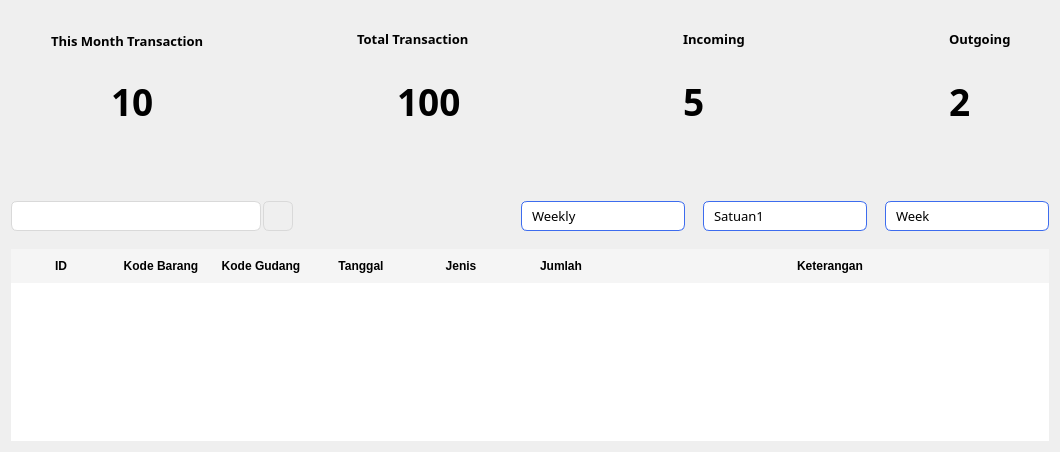
         <widget class="QWidget" name="page_4">
          <layout class="QGridLayout" name="gridLayout_17">
           <item row="0" column="0">
            <layout class="QGridLayout" name="gridLayout_10">
             <property name="verticalSpacing">
              <number>50</number>
             </property>
             <item row="0" column="0">
              <layout class="QHBoxLayout" name="horizontalLayout_25">
               <item>
                <widget class="QWidget" name="newDataWidget_3" native="true">
                 <property name="minimumSize">
                  <size>
                   <width>210</width>
                   <height>140</height>
                  </size>
                 </property>
                 <property name="maximumSize">
                  <size>
                   <width>210</width>
                   <height>140</height>
                  </size>
                 </property>
                 <property name="styleSheet">
                  <string notr="true">QWidget &gt; QWidget {
	border: 1px solid #3D6CEE;
	border-radius: 14px;
}</string>
                 </property>
                 <widget class="QLabel" name="label_7">
                  <property name="geometry">
                   <rect>
                    <x>10</x>
                    <y>50</y>
                    <width>80</width>
                    <height>80</height>
                   </rect>
                  </property>
                  <property name="styleSheet">
                   <string notr="true">QLabel {
	border: none;
}</string>
                  </property>
                  <property name="text">
                   <string/>
                  </property>
                  <property name="pixmap">
                   <pixmap resource="../assets/icons/resources.qrc">:/icons/this-month-transaction-blue.svg</pixmap>
                  </property>
                  <property name="scaledContents">
                   <bool>true</bool>
                  </property>
                 </widget>
                 <widget class="QLabel" name="thisMonthTransaction">
                  <property name="geometry">
                   <rect>
                    <x>40</x>
                    <y>20</y>
                    <width>161</width>
                    <height>20</height>
                   </rect>
                  </property>
                  <property name="font">
                   <font>
                    <family>Poppins</family>
                    <pointsize>10</pointsize>
                    <weight>75</weight>
                    <bold>true</bold>
                   </font>
                  </property>
                  <property name="styleSheet">
                   <string notr="true">QLabel {
	border: none;
}</string>
                  </property>
                  <property name="text">
                   <string>This Month Transaction</string>
                  </property>
                 </widget>
                 <widget class="QLabel" name="thisMonthTransactionCount">
                  <property name="geometry">
                   <rect>
                    <x>100</x>
                    <y>60</y>
                    <width>81</width>
                    <height>61</height>
                   </rect>
                  </property>
                  <property name="font">
                   <font>
                    <family>Poppins</family>
                    <pointsize>28</pointsize>
                    <weight>75</weight>
                    <bold>true</bold>
                   </font>
                  </property>
                  <property name="styleSheet">
                   <string notr="true">QLabel {
	border: none;
}</string>
                  </property>
                  <property name="text">
                   <string>10</string>
                  </property>
                 </widget>
                </widget>
               </item>
               <item>
                <spacer name="horizontalSpacer_14">
                 <property name="orientation">
                  <enum>Qt::Horizontal</enum>
                 </property>
                 <property name="sizeHint" stdset="0">
                  <size>
                   <width>40</width>
                   <height>20</height>
                  </size>
                 </property>
                </spacer>
               </item>
               <item>
                <widget class="QWidget" name="totalStock_4" native="true">
                 <property name="minimumSize">
                  <size>
                   <width>210</width>
                   <height>140</height>
                  </size>
                 </property>
                 <property name="maximumSize">
                  <size>
                   <width>210</width>
                   <height>140</height>
                  </size>
                 </property>
                 <property name="styleSheet">
                  <string notr="true">QWidget &gt; QWidget {
	border: 1px solid #3D6CEE;
	border-radius: 14px;
}</string>
                 </property>
                 <widget class="QLabel" name="label_8">
                  <property name="geometry">
                   <rect>
                    <x>10</x>
                    <y>50</y>
                    <width>80</width>
                    <height>80</height>
                   </rect>
                  </property>
                  <property name="styleSheet">
                   <string notr="true">QLabel {
	border: none;
}</string>
                  </property>
                  <property name="text">
                   <string/>
                  </property>
                  <property name="pixmap">
                   <pixmap resource="../assets/icons/resources.qrc">:/icons/total-transaction-blue.svg</pixmap>
                  </property>
                  <property name="scaledContents">
                   <bool>true</bool>
                  </property>
                 </widget>
                 <widget class="QLabel" name="totalTransaction">
                  <property name="geometry">
                   <rect>
                    <x>70</x>
                    <y>20</y>
                    <width>121</width>
                    <height>16</height>
                   </rect>
                  </property>
                  <property name="font">
                   <font>
                    <family>Poppins</family>
                    <pointsize>10</pointsize>
                    <weight>75</weight>
                    <bold>true</bold>
                   </font>
                  </property>
                  <property name="styleSheet">
                   <string notr="true">QLabel {
	border: none;
}</string>
                  </property>
                  <property name="text">
                   <string>Total Transaction</string>
                  </property>
                 </widget>
                 <widget class="QLabel" name="totalTransactionCount">
                  <property name="geometry">
                   <rect>
                    <x>110</x>
                    <y>60</y>
                    <width>81</width>
                    <height>61</height>
                   </rect>
                  </property>
                  <property name="font">
                   <font>
                    <family>Poppins</family>
                    <pointsize>28</pointsize>
                    <weight>75</weight>
                    <bold>true</bold>
                   </font>
                  </property>
                  <property name="styleSheet">
                   <string notr="true">QLabel {
	border: none;
}</string>
                  </property>
                  <property name="text">
                   <string>100</string>
                  </property>
                 </widget>
                </widget>
               </item>
               <item>
                <spacer name="horizontalSpacer_15">
                 <property name="orientation">
                  <enum>Qt::Horizontal</enum>
                 </property>
                 <property name="sizeHint" stdset="0">
                  <size>
                   <width>40</width>
                   <height>20</height>
                  </size>
                 </property>
                </spacer>
               </item>
               <item>
                <widget class="QWidget" name="widget_7" native="true">
                 <property name="minimumSize">
                  <size>
                   <width>210</width>
                   <height>140</height>
                  </size>
                 </property>
                 <property name="maximumSize">
                  <size>
                   <width>210</width>
                   <height>140</height>
                  </size>
                 </property>
                 <property name="styleSheet">
                  <string notr="true">QWidget &gt; QWidget {
	border: 1px solid #3D6CEE;
	border-radius: 14px;
}</string>
                 </property>
                 <widget class="QLabel" name="label_9">
                  <property name="geometry">
                   <rect>
                    <x>10</x>
                    <y>50</y>
                    <width>80</width>
                    <height>80</height>
                   </rect>
                  </property>
                  <property name="styleSheet">
                   <string notr="true">QLabel {
	border: none;
}</string>
                  </property>
                  <property name="text">
                   <string/>
                  </property>
                  <property name="pixmap">
                   <pixmap resource="../assets/icons/resources.qrc">:/icons/incoming-transaction-blue.svg</pixmap>
                  </property>
                  <property name="scaledContents">
                   <bool>true</bool>
                  </property>
                 </widget>
                 <widget class="QLabel" name="incomingTransaction">
                  <property name="geometry">
                   <rect>
                    <x>120</x>
                    <y>20</y>
                    <width>71</width>
                    <height>16</height>
                   </rect>
                  </property>
                  <property name="font">
                   <font>
                    <family>Poppins</family>
                    <pointsize>10</pointsize>
                    <weight>75</weight>
                    <bold>true</bold>
                   </font>
                  </property>
                  <property name="styleSheet">
                   <string notr="true">QLabel {
	border: none;
}</string>
                  </property>
                  <property name="text">
                   <string>Incoming</string>
                  </property>
                 </widget>
                 <widget class="QLabel" name="incomingTransactionCount">
                  <property name="geometry">
                   <rect>
                    <x>120</x>
                    <y>60</y>
                    <width>81</width>
                    <height>61</height>
                   </rect>
                  </property>
                  <property name="font">
                   <font>
                    <family>Poppins</family>
                    <pointsize>28</pointsize>
                    <weight>75</weight>
                    <bold>true</bold>
                   </font>
                  </property>
                  <property name="styleSheet">
                   <string notr="true">QLabel {
	border: none;
}</string>
                  </property>
                  <property name="text">
                   <string>5</string>
                  </property>
                 </widget>
                </widget>
               </item>
               <item>
                <spacer name="horizontalSpacer_16">
                 <property name="orientation">
                  <enum>Qt::Horizontal</enum>
                 </property>
                 <property name="sizeHint" stdset="0">
                  <size>
                   <width>40</width>
                   <height>20</height>
                  </size>
                 </property>
                </spacer>
               </item>
               <item>
                <widget class="QWidget" name="widget_8" native="true">
                 <property name="minimumSize">
                  <size>
                   <width>210</width>
                   <height>140</height>
                  </size>
                 </property>
                 <property name="maximumSize">
                  <size>
                   <width>210</width>
                   <height>140</height>
                  </size>
                 </property>
                 <property name="styleSheet">
                  <string notr="true">QWidget &gt; QWidget {
	border: 1px solid #3D6CEE;
	border-radius: 14px;
}</string>
                 </property>
                 <widget class="QLabel" name="label_10">
                  <property name="geometry">
                   <rect>
                    <x>10</x>
                    <y>50</y>
                    <width>80</width>
                    <height>80</height>
                   </rect>
                  </property>
                  <property name="styleSheet">
                   <string notr="true">QLabel {
	border: none;
}</string>
                  </property>
                  <property name="text">
                   <string/>
                  </property>
                  <property name="pixmap">
                   <pixmap resource="../assets/icons/resources.qrc">:/icons/outgoing-transaction-blue.svg</pixmap>
                  </property>
                  <property name="scaledContents">
                   <bool>true</bool>
                  </property>
                 </widget>
                 <widget class="QLabel" name="outgoingTransaction">
                  <property name="geometry">
                   <rect>
                    <x>110</x>
                    <y>20</y>
                    <width>81</width>
                    <height>16</height>
                   </rect>
                  </property>
                  <property name="font">
                   <font>
                    <family>Poppins</family>
                    <pointsize>10</pointsize>
                    <weight>75</weight>
                    <bold>true</bold>
                   </font>
                  </property>
                  <property name="styleSheet">
                   <string notr="true">QLabel {
	border: none;
}</string>
                  </property>
                  <property name="text">
                   <string>Outgoing</string>
                  </property>
                 </widget>
                 <widget class="QLabel" name="outgoingTransactionCount">
                  <property name="geometry">
                   <rect>
                    <x>110</x>
                    <y>60</y>
                    <width>81</width>
                    <height>61</height>
                   </rect>
                  </property>
                  <property name="font">
                   <font>
                    <family>Poppins</family>
                    <pointsize>28</pointsize>
                    <weight>75</weight>
                    <bold>true</bold>
                   </font>
                  </property>
                  <property name="styleSheet">
                   <string notr="true">QLabel {
	border: none;
}</string>
                  </property>
                  <property name="text">
                   <string>2</string>
                  </property>
                 </widget>
                </widget>
               </item>
              </layout>
             </item>
             <item row="1" column="0">
              <layout class="QGridLayout" name="gridLayout_3">
               <property name="verticalSpacing">
                <number>18</number>
               </property>
               <item row="0" column="0">
                <layout class="QHBoxLayout" name="horizontalLayout_14">
                 <item>
                  <layout class="QHBoxLayout" name="horizontalLayout_3">
                   <property name="spacing">
                    <number>2</number>
                   </property>
                   <item>
                    <widget class="QLineEdit" name="inputSearchTransaction">
                     <property name="minimumSize">
                      <size>
                       <width>250</width>
                       <height>30</height>
                      </size>
                     </property>
                     <property name="maximumSize">
                      <size>
                       <width>250</width>
                       <height>30</height>
                      </size>
                     </property>
                     <property name="font">
                      <font>
                       <family>Poppins</family>
                       <weight>50</weight>
                       <bold>false</bold>
                      </font>
                     </property>
                     <property name="styleSheet">
                      <string notr="true">QLineEdit{
	border: 1px solid #D9D9D9;
	border-radius: 6px;
    padding: 6px 30px 6px 10px;
    background-color: white;
    color: black;
}

QLineEdit:focus{
	border:1px solid #3D6CEE;
}</string>
                     </property>
                    </widget>
                   </item>
                   <item>
                    <widget class="QPushButton" name="searchBtnTransaction">
                     <property name="minimumSize">
                      <size>
                       <width>30</width>
                       <height>30</height>
                      </size>
                     </property>
                     <property name="maximumSize">
                      <size>
                       <width>30</width>
                       <height>30</height>
                      </size>
                     </property>
                     <property name="styleSheet">
                      <string notr="true">QPushButton{
	border:1px solid #D9D9D9;
	border-radius: 6px;
}</string>
                     </property>
                     <property name="text">
                      <string/>
                     </property>
                     <property name="icon">
                      <iconset resource="../assets/icons/resources.qrc">
                       <normaloff>:/icons/search-blue.svg</normaloff>:/icons/search-blue.svg</iconset>
                     </property>
                     <property name="iconSize">
                      <size>
                       <width>16</width>
                       <height>16</height>
                      </size>
                     </property>
                    </widget>
                   </item>
                  </layout>
                 </item>
                 <item>
                  <spacer name="horizontalSpacer_3">
                   <property name="orientation">
                    <enum>Qt::Horizontal</enum>
                   </property>
                   <property name="sizeHint" stdset="0">
                    <size>
                     <width>228</width>
                     <height>20</height>
                    </size>
                   </property>
                  </spacer>
                 </item>
                 <item>
                  <layout class="QHBoxLayout" name="horizontalLayout_15">
                   <property name="spacing">
                    <number>18</number>
                   </property>
                   <item>
                    <widget class="QComboBox" name="comboBox_4">
                     <property name="minimumSize">
                      <size>
                       <width>164</width>
                       <height>30</height>
                      </size>
                     </property>
                     <property name="maximumSize">
                      <size>
                       <width>164</width>
                       <height>30</height>
                      </size>
                     </property>
                     <property name="font">
                      <font>
                       <family>Poppins</family>
                       <pointsize>10</pointsize>
                      </font>
                     </property>
                     <property name="styleSheet">
                      <string notr="true">QComboBox {
    border: 1px solid #3D6CEE;
    border-radius: 6px;
    padding: 6px 30px 6px 10px;
    background-color: white;
    color: black;
}

QComboBox::drop-down {
    border: none;
    width: 24px;
}

QComboBox::down-arrow {
    image: url(:/icons/arrow-down.svg);
    width: 12px;
    height: 12px;
}

QComboBox QAbstractItemView {
    border: 1px solid #3D6CEE;
    border-radius: 6px;
    background: white;
    color: black;
    selection-background-color: #3D6CEE;
    selection-color: white;
    outline: 0;
    padding: 4px;
}
</string>
                     </property>
                     <property name="currentText">
                      <string>Weekly</string>
                     </property>
                     <item>
                      <property name="text">
                       <string>Weekly</string>
                      </property>
                     </item>
                     <item>
                      <property name="text">
                       <string>Monthly</string>
                      </property>
                     </item>
                     <item>
                      <property name="text">
                       <string>Yearly</string>
                      </property>
                     </item>
                    </widget>
                   </item>
                   <item>
                    <widget class="QComboBox" name="comboBox_5">
                     <property name="minimumSize">
                      <size>
                       <width>164</width>
                       <height>30</height>
                      </size>
                     </property>
                     <property name="maximumSize">
                      <size>
                       <width>164</width>
                       <height>30</height>
                      </size>
                     </property>
                     <property name="font">
                      <font>
                       <family>Poppins</family>
                       <pointsize>10</pointsize>
                      </font>
                     </property>
                     <property name="styleSheet">
                      <string notr="true">QComboBox {
    border: 1px solid #3D6CEE;
    border-radius: 6px;
    padding: 6px 30px 6px 10px;
    background-color: white;
    color: black;
}

QComboBox::drop-down {
    border: none;
    width: 24px;
}

QComboBox::down-arrow {
    image: url(:/icons/arrow-down.svg);
    width: 12px;
    height: 12px;
}

QComboBox QAbstractItemView {
    border: 1px solid #3D6CEE;
    border-radius: 6px;
    background: white;
    color: black;
    selection-background-color: #3D6CEE;
    selection-color: white;
    outline: 0;
    padding: 4px;
}
</string>
                     </property>
                     <property name="currentText">
                      <string>Satuan1</string>
                     </property>
                     <item>
                      <property name="text">
                       <string>Satuan1</string>
                      </property>
                     </item>
                     <item>
                      <property name="text">
                       <string>Satuan2</string>
                      </property>
                     </item>
                     <item>
                      <property name="text">
                       <string>Satuan3</string>
                      </property>
                     </item>
                     <item>
                      <property name="text">
                       <string>Satuan4</string>
                      </property>
                     </item>
                     <item>
                      <property name="text">
                       <string>Satuan5</string>
                      </property>
                     </item>
                    </widget>
                   </item>
                   <item>
                    <widget class="QComboBox" name="comboBox_6">
                     <property name="minimumSize">
                      <size>
                       <width>164</width>
                       <height>30</height>
                      </size>
                     </property>
                     <property name="maximumSize">
                      <size>
                       <width>164</width>
                       <height>30</height>
                      </size>
                     </property>
                     <property name="font">
                      <font>
                       <family>Poppins</family>
                       <pointsize>10</pointsize>
                      </font>
                     </property>
                     <property name="styleSheet">
                      <string notr="true">QComboBox {
    border: 1px solid #3D6CEE;
    border-radius: 6px;
    padding: 6px 30px 6px 10px;
    background-color: white;
    color: black;
}

QComboBox::drop-down {
    border: none;
    width: 24px;
}

QComboBox::down-arrow {
    image: url(:/icons/arrow-down.svg);
    width: 12px;
    height: 12px;
}

QComboBox QAbstractItemView {
    border: 1px solid #3D6CEE;
    border-radius: 6px;
    background: white;
    color: black;
    selection-background-color: #3D6CEE;
    selection-color: white;
    outline: 0;
    padding: 4px;
}
</string>
                     </property>
                     <property name="currentText">
                      <string>Week</string>
                     </property>
                     <item>
                      <property name="text">
                       <string>Week</string>
                      </property>
                     </item>
                     <item>
                      <property name="text">
                       <string>Month</string>
                      </property>
                     </item>
                     <item>
                      <property name="text">
                       <string>Year</string>
                      </property>
                     </item>
                    </widget>
                   </item>
                  </layout>
                 </item>
                </layout>
               </item>
               <item row="1" column="0">
                <widget class="QTableWidget" name="transactionTableWidget">
                 <property name="styleSheet">
                  <string notr="true">QTableWidget {
    border: none;
    gridline-color: transparent;
    background: #ffffff;
    color: #000000;
    font-size: 13px;
    selection-background-color: #3D6CEE;
    selection-color: #ffffff;
}

QHeaderView::section {
    background-color: #f5f5f5;
    color: #000000;
    font-weight: bold;
    border: none;
    padding: 8px;
}

QTableWidget::item {
    border: none;
}

QTableWidget::item:hover {
    background-color: #f0f8ff;
}

QTableWidget::item:selected {
    background-color: #3D6CEE;
    color: #ffffff;
}

QTableWidget QTableCornerButton::section {
    background: #f5f5f5;
    border: none;
}

/*Scroll Bar Style Coy*/

/*Horizontal*/
QScrollBar:horizontal {
    background: #f0f0f0;
    height: 8px;
    margin: 0px;
    border: none;
    border-radius: 4px;
}

QScrollBar::handle:horizontal {
    background: #3D6CEE;
    min-width: 40px;
    border-radius: 4px;
}

QScrollBar::sub-line:horizontal {
    background: none;
    width: 0px;
}

QScrollBar::add-line:horizontal {
    background: none;
    width: 0px;
}

QScrollBar::handle:horizontal:hover {
    background: #2b50b3;
}

QScrollBar::groove:horizontal {
    background: #e0e0e0;
    border-radius: 4px;
    height: 8px;
}

QScrollBar::corner {
    background: #f0f0f0;
}

/*Vertikal*/

QScrollBar:vertical {
    background: #f0f0f0;
    width: 8px;
    margin: 0px;
    border: none;
    border-radius: 4px;
}

QScrollBar::handle:vertical {
    background: #3D6CEE;
    min-height: 40px;
    border-radius: 4px;
}

QScrollBar::add-line:vertical,
QScrollBar::sub-line:vertical {
    background: none;
    height: 0px;
}

QScrollBar::handle:vertical:hover {
    background: #2b50b3;
}

QScrollBar::groove:vertical {
    background: #e0e0e0;
    border-radius: 4px;
    width: 8px;
}

</string>
                 </property>
                 <property name="frameShape">
                  <enum>QFrame::NoFrame</enum>
                 </property>
                 <property name="alternatingRowColors">
                  <bool>true</bool>
                 </property>
                 <property name="rowCount">
                  <number>0</number>
                 </property>
                 <attribute name="horizontalHeaderShowSortIndicator" stdset="0">
                  <bool>false</bool>
                 </attribute>
                 <attribute name="horizontalHeaderStretchLastSection">
                  <bool>true</bool>
                 </attribute>
                 <attribute name="verticalHeaderVisible">
                  <bool>false</bool>
                 </attribute>
                 <column>
                  <property name="text">
                   <string>ID</string>
                  </property>
                 </column>
                 <column>
                  <property name="text">
                   <string>Kode Barang</string>
                  </property>
                 </column>
                 <column>
                  <property name="text">
                   <string>Kode Gudang</string>
                  </property>
                 </column>
                 <column>
                  <property name="text">
                   <string>Tanggal</string>
                  </property>
                 </column>
                 <column>
                  <property name="text">
                   <string>Jenis</string>
                  </property>
                 </column>
                 <column>
                  <property name="text">
                   <string>Jumlah</string>
                  </property>
                 </column>
                 <column>
                  <property name="text">
                   <string>Keterangan</string>
                  </property>
                 </column>
                </widget>
               </item>
              </layout>
             </item>
            </layout>
           </item>
          </layout>
         </widget>
